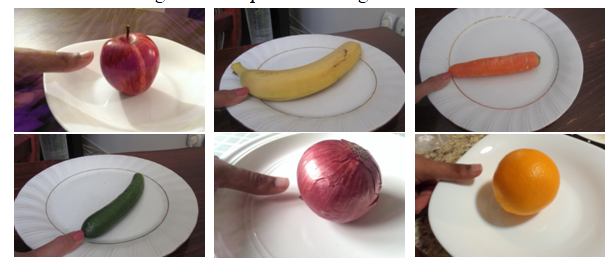
#> input picture 2.PNG, 615 x 264 px, given in place of 2.jpg, which was not available
$ python image_segment.py
#> lines starting #> are read from the running program, lines starting #| are printed output that depends on the picture; after the words box and inside, x2 and y2 are one past the last pixel; in counts of white or black regions, pixels touching at a corner belong together; pictures that were not available may be replaced by others from this repository, and a replacement may not be noted
#> further down, img1 is the input picture: shape (264, 615, 3); mean B, G, R 144.4, 150.5, 164.2
import cv2
import numpy as np
import os

def getAreaOfFood(img1):
    data=os.path.join(os.getcwd(),"images")
    if os.path.exists(data):
        print('folder exist for images at ',data)
    else:
        os.mkdir(data)
        print('folder created for images at ',data)

    cv2.imwrite('{}\\1 original image.jpg'.format(data),img1)
    img = cv2.cvtColor(img1, cv2.COLOR_BGR2GRAY)
#> img: shape (1000, 1000)
    cv2.imwrite('{}\\2 original image BGR2GRAY.jpg'.format(data),img)
    img_filt = cv2.medianBlur( img, 5)
    cv2.imwrite('{}\\3 img_filt.jpg'.format(data),img_filt)
    img_th = cv2.adaptiveThreshold(img_filt,255,cv2.ADAPTIVE_THRESH_GAUSSIAN_C,cv2.THRESH_BINARY,21,2)
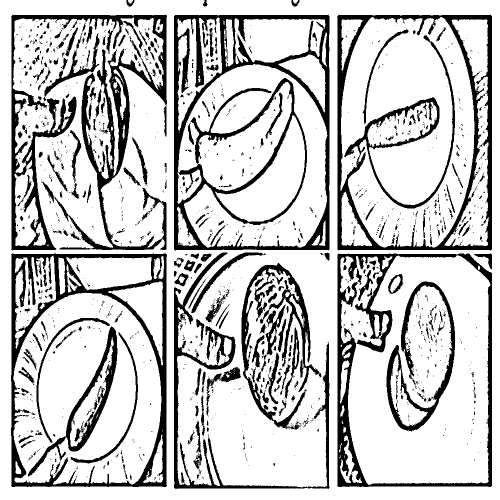
#> img_th: shape (1000, 1000) (shown at 1/2 size); 78.7% white; 1419 black regions (1120 under 20 px)
    cv2.imwrite('{}\\4 img_th.jpg'.format(data),img_th)
    contours, hierarchy = cv2.findContours(img_th, cv2.RETR_LIST, cv2.CHAIN_APPROX_SIMPLE) #make change here
#> contours = 2601 contours, 2128 with area under 20; largest, box (x1, y1, x2, y2) and area: (0, 0, 1000, 1000) 997568, (347, 28, 660, 502) 146842, (673, 28, 985, 502) 145980, (21, 506, 335, 975) 145028, (673, 506, 985, 975) 143508


	# find contours. sort. and find the biggest contour. the biggest contour corresponds to the plate and fruit.
    mask = np.zeros(img.shape, np.uint8)
    largest_areas = sorted(contours, key=cv2.contourArea)
#> largest_areas has the same summary as contours
    cv2.drawContours(mask, [largest_areas[-1]], 0, (255,255,255,255), -1)
#> mask: shape (1000, 1000); 100% white; 3 black regions, box (x1, y1, x2, y2) and area: (583, 0, 599, 13) 165, (253, 0, 269, 13) 163, (406, 0, 415, 13) 77
    cv2.imwrite('{}\\5 mask.jpg'.format(data),mask)
    img_bigcontour = cv2.bitwise_and(img1,img1,mask = mask)
    cv2.imwrite('{}\\6 img_bigcontour.jpg'.format(data),img_bigcontour)

	# convert to hsv. otsu threshold in s to remove plate
    hsv_img = cv2.cvtColor(img_bigcontour, cv2.COLOR_BGR2HSV)
#> hsv_img: shape (1000, 1000, 3); mean H, S, V 47.8, 45.6, 165.2
    cv2.imwrite('{}\\7 hsv_img.jpg'.format(data),hsv_img)
    h,s,v = cv2.split(hsv_img)
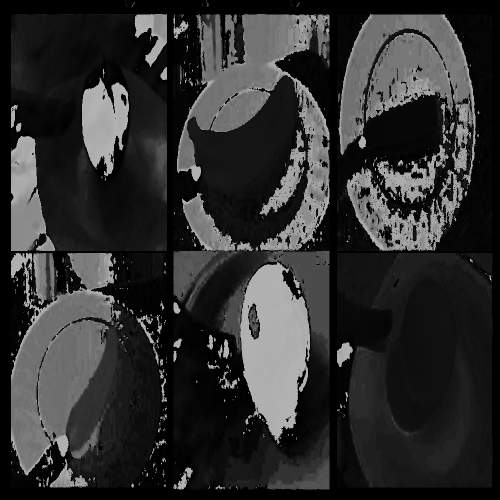
#> h: shape (1000, 1000) (shown at 1/2 size); min 0, max 179, mean 47.8
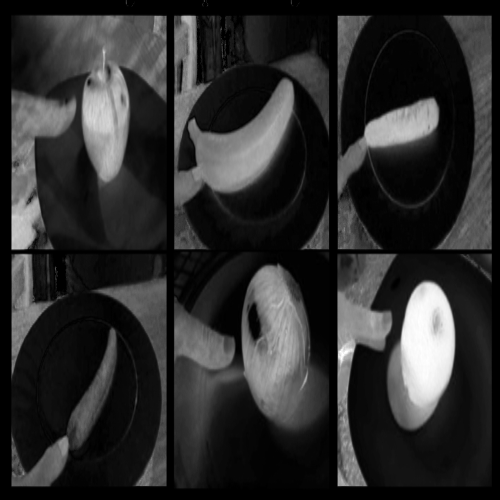
#> s: shape (1000, 1000) (shown at 1/2 size); min 0, max 255, mean 45.6
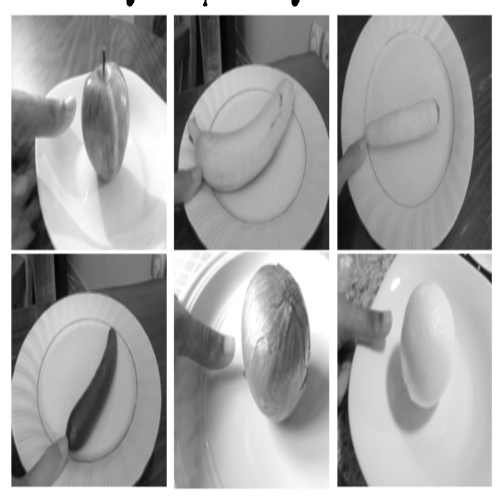
#> v: shape (1000, 1000) (shown at 1/2 size); min 0, max 255, mean 165.2
    mask_plate = cv2.inRange(hsv_img, np.array([0,0,50]), np.array([200,90,250]))
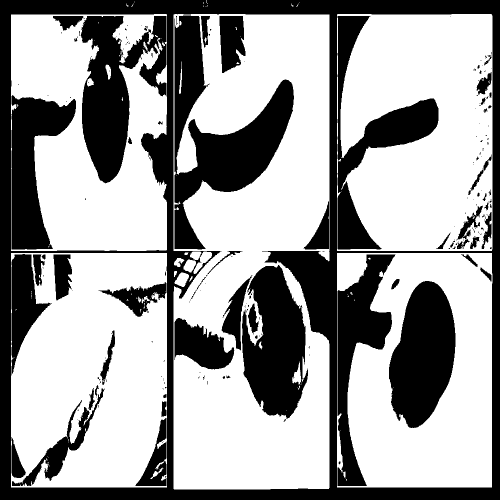
#> mask_plate: shape (1000, 1000) (shown at 1/2 size); 62.5% white; 243 black regions (182 under 20 px), largest, box (x1, y1, x2, y2) and area: (0, 0, 1000, 1000) 133439, (349, 31, 588, 499) 39590, (161, 32, 333, 367) 29237
    cv2.imwrite('{}\\8 mask_plate.jpg'.format(data),mask_plate)
    mask_not_plate = cv2.bitwise_not(mask_plate)
    cv2.imwrite('{}\\9 mask_not_plate.jpg'.format(data),mask_not_plate)
    fruit_skin = cv2.bitwise_and(img_bigcontour,img_bigcontour,mask = mask_not_plate)
    cv2.imwrite('{}\\10 fruit_skin.jpg'.format(data),fruit_skin)

	#convert to hsv to detect and remove skin pixels
    hsv_img = cv2.cvtColor(fruit_skin, cv2.COLOR_BGR2HSV)
#> hsv_img: shape (1000, 1000, 3); mean H, S, V 14.1, 30.7, 60.6
    cv2.imwrite('{}\\11 hsv_img.jpg'.format(data),hsv_img)
    skin = cv2.inRange(hsv_img, np.array([0,10,60]), np.array([10,160,255])) #Scalar(0, 10, 60), Scalar(20, 150, 255)
#> skin: shape (1000, 1000); 5% white; 319 white regions (261 under 20 px), largest, box (x1, y1, x2, y2) and area: (23, 198, 152, 300) 7646, (675, 585, 784, 700) 7213, (349, 636, 469, 739) 6506
    cv2.imwrite('{}\\12 skin.jpg'.format(data),skin)
    not_skin = cv2.bitwise_not(skin); #invert skin and black
    cv2.imwrite('{}\\13 not_skin.jpg'.format(data),not_skin)
    fruit = cv2.bitwise_and(fruit_skin,fruit_skin,mask = not_skin) #get only fruit pixels
    cv2.imwrite('{}\\14 fruit.jpg'.format(data),fruit)

    fruit_bw = cv2.cvtColor(fruit, cv2.COLOR_BGR2GRAY)
    cv2.imwrite('{}\\15 fruit_bw.jpg'.format(data),fruit_bw)
    fruit_bin = cv2.inRange(fruit_bw, 10, 255) #binary of fruit
#> fruit_bin: shape (1000, 1000); 32.3% white; 226 white regions (154 under 20 px), largest, box (x1, y1, x2, y2) and area: (0, 0, 1000, 1000) 133034, (778, 562, 911, 856) 27642, (484, 530, 611, 838) 26592
    cv2.imwrite('{}\\16 fruit_bw.jpg'.format(data),fruit_bin)

	#erode before finding contours
    kernel = cv2.getStructuringElement(cv2.MORPH_ELLIPSE,(5,5))
    erode_fruit = cv2.erode(fruit_bin,kernel,iterations = 1)
#> erode_fruit: shape (1000, 1000); 26.8% white; 104 white regions (40 under 20 px), largest, box (x1, y1, x2, y2) and area: (0, 0, 1000, 1000) 112929, (780, 564, 909, 854) 26085, (486, 533, 609, 834) 24173
    cv2.imwrite('{}\\17 erode_fruit.jpg'.format(data),erode_fruit)

	#find largest contour since that will be the fruit
    img_th = cv2.adaptiveThreshold(erode_fruit,255,cv2.ADAPTIVE_THRESH_GAUSSIAN_C,cv2.THRESH_BINARY,11,2)
#> img_th: shape (1000, 1000); 89.9% white; 54 black regions (2 under 20 px)
    cv2.imwrite('{}\\18 img_th.jpg'.format(data),img_th)
    contours, hierarchy = cv2.findContours(img_th, cv2.RETR_LIST, cv2.CHAIN_APPROX_SIMPLE)
#> contours = 187 contours, 60 with area under 20; largest, box (x1, y1, x2, y2) and area: (0, 0, 1000, 1000) 997250, (671, 25, 988, 978) 300189, (19, 25, 337, 978) 298148, (344, 25, 662, 982) 292006, (677, 31, 982, 972) 258586
    mask_fruit = np.zeros(fruit_bin.shape, np.uint8)
    largest_areas = sorted(contours, key=cv2.contourArea)
#> largest_areas has the same summary as contours
    cv2.drawContours(mask_fruit, [largest_areas[-2]], 0, (255,255,255), -1)
#> mask_fruit: shape (1000, 1000); 30.1% white; 1 white region, box (x1, y1, x2, y2) and area: (671, 25, 988, 978) 301454
    cv2.imwrite('{}\\19 mask_fruit.jpg'.format(data),mask_fruit)

	#dilate now
    kernel2 = cv2.getStructuringElement(cv2.MORPH_ELLIPSE,(5,5))
    mask_fruit2 = cv2.dilate(mask_fruit,kernel2,iterations = 1)
#> mask_fruit2: shape (1000, 1000); 30.7% white; 1 white region, box (x1, y1, x2, y2) and area: (669, 23, 990, 980) 306532
    cv2.imwrite('{}\\20 mask_fruit2.jpg'.format(data),mask_fruit2)
    fruit_final = cv2.bitwise_and(img1,img1,mask = mask_fruit2)
    cv2.imwrite('{}\\21 fruit_final.jpg'.format(data),fruit_final)

	#find area of fruit
    img_th = cv2.adaptiveThreshold(mask_fruit2,255,cv2.ADAPTIVE_THRESH_GAUSSIAN_C,cv2.THRESH_BINARY,11,2)
#> img_th: shape (1000, 1000); 98.7% white; 1 black region
    cv2.imwrite('{}\\22 img_th.jpg'.format(data),img_th)
    contours, hierarchy = cv2.findContours(img_th, cv2.RETR_LIST, cv2.CHAIN_APPROX_SIMPLE)
#> contours = 3 contours; box (x1, y1, x2, y2) and area: (0, 0, 1000, 1000) 998001, (663, 17, 996, 986) 320575, (669, 23, 990, 980) 305263
    largest_areas = sorted(contours, key=cv2.contourArea)
#> largest_areas has the same summary as contours
    fruit_contour = largest_areas[-2]
#> fruit_contour = contour of 58 points, box (x1, y1, x2, y2) (663, 17, 996, 986), area 320575
    fruit_area = cv2.contourArea(fruit_contour)
#> fruit_area = 320575


	#finding the area of skin. find area of biggest contour
    skin2 = skin - mask_fruit2
    cv2.imwrite('{}\\23 skin2.jpg'.format(data),skin2)
	#erode before finding contours
    kernel = cv2.getStructuringElement(cv2.MORPH_ELLIPSE,(5,5))
    skin_e = cv2.erode(skin2,kernel,iterations = 1)
    cv2.imwrite('{}\\24 skin_e .jpg'.format(data),skin_e )
    img_th = cv2.adaptiveThreshold(skin_e,255,cv2.ADAPTIVE_THRESH_GAUSSIAN_C,cv2.THRESH_BINARY,11,2)
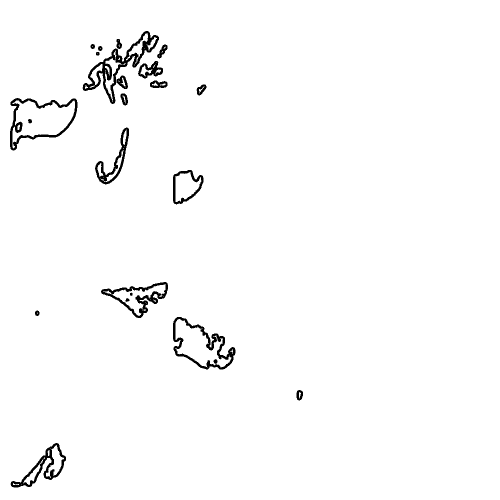
#> img_th: shape (1000, 1000) (shown at 1/2 size); 98.1% white; 21 black regions
    cv2.imwrite('{}\\25 img_th.jpg'.format(data),img_th)
    contours, hierarchy = cv2.findContours(img_th, cv2.RETR_LIST, cv2.CHAIN_APPROX_SIMPLE)
#> contours = 81 contours, 37 with area under 20; largest, box (x1, y1, x2, y2) and area: (0, 0, 1000, 1000) 998001, (19, 195, 156, 302) 9250, (345, 633, 472, 740) 7925, (164, 61, 319, 209) 6814, (25, 201, 150, 297) 6302
    mask_skin = np.zeros(skin.shape, np.uint8)
    largest_areas = sorted(contours, key=cv2.contourArea)
#> largest_areas has the same summary as contours
    cv2.drawContours(mask_skin, [largest_areas[-2]], 0, (255,255,255), -1)
#> mask_skin: shape (1000, 1000); 0.95% white; 1 white region, box (x1, y1, x2, y2) and area: (19, 195, 156, 302) 9466
    cv2.imwrite('{}\\26 mask_skin.jpg'.format(data),mask_skin)


    skin_rect = cv2.minAreaRect(largest_areas[-2])
#> skin_rect = ((86.91, 248.5), (106.1, 135.6), -89.5)
    box = cv2.boxPoints(skin_rect)
#> box = [[154.2, 302.1], [18.66, 300.9], [19.59, 194.9], [155.2, 196]]
    box = np.int0(box)
#> box = [[154, 302], [18, 300], [19, 194], [155, 196]]
    mask_skin2 = np.zeros(skin.shape, np.uint8)
    cv2.drawContours(mask_skin2,[box],0,(255,255,255), -1)
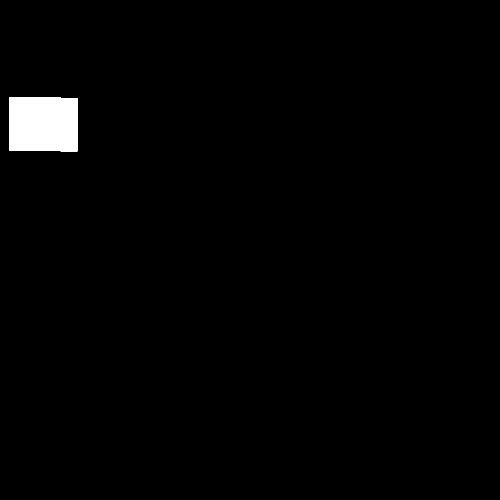
#> mask_skin2: shape (1000, 1000) (shown at 1/2 size); 1.5% white; 1 white region, box (x1, y1, x2, y2) and area: (18, 194, 156, 303) 14661
    cv2.imwrite('{}\\27 mask_skin2.jpg'.format(data),mask_skin2)

    pix_height = max(skin_rect[1])
#> pix_height = 135.6
    pix_to_cm_multiplier = 5.0/pix_height
#> pix_to_cm_multiplier = 0.0369
    skin_area = cv2.contourArea(box)
#> skin_area = 14418


    return fruit_area,fruit_bin ,fruit_final,skin_area, fruit_contour, pix_to_cm_multiplier


if __name__ == '__main__':
    img1 = cv2.imread(r"C:\Users\piya\Desktop\model2\Orange\2.jpg")
    img = cv2.resize(img1,(1000,1000))
    area, bin_fruit, img_fruit, skin_area, fruit_contour, pix_to_cm_multiplier = getAreaOfFood(img)
#> area = 320575; skin_area = 14418; pix_to_cm_multiplier = 0.0369
    cv2.imshow('img',img_fruit)
    cv2.waitKey(0)
    cv2.destroyAllWindows()

$ run again, with 1.jpg saved as 2.PNG
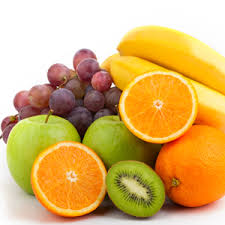
#> input picture 1.jpg, 225 x 225 px, given in place of 2.jpg, which was not available
#> img1 is the input picture: shape (225, 225, 3); mean B, G, R 107.7, 178.4, 216.8
#> in getAreaOfFood, `img_th = cv2.adaptiveThreshold(img_filt,255,cv2.ADAPTIVE_THRESH_GAUSSI..`:
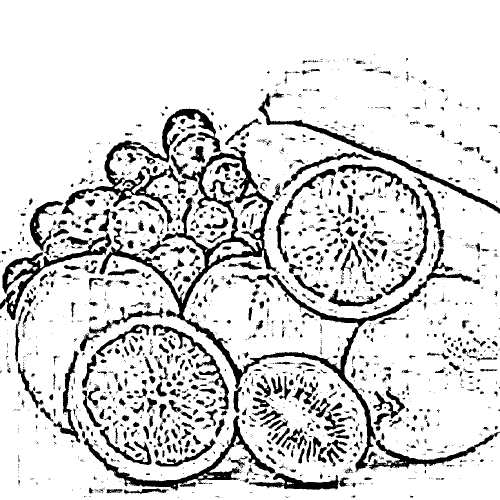
#> img_th: shape (1000, 1000) (shown at 1/2 size); 85% white; 1852 black regions (1173 under 20 px)
#> in getAreaOfFood, `contours, hierarchy = cv2.findContours(img_th, cv2.RETR_LIST, cv2.CHAI..`: contours = 3477 contours, 2629 with area under 20; largest, box (x1, y1, x2, y2) and area: (0, 0, 1000, 1000) 981596, (198, 292, 961, 945) 41116, (122, 216, 433, 464) 10392, (404, 315, 535, 503) 9727, (167, 830, 552, 982) 7630
#> in getAreaOfFood, `largest_areas = sorted(contours, key=cv2.contourArea)`: largest_areas has the same summary as contours
#> mask: shape (1000, 1000); 98.5% white; 12 black regions (9 under 20 px), largest, box (x1, y1, x2, y2) and area: (0, 466, 223, 640) 6314, (516, 186, 1000, 427) 5278, (738, 863, 1000, 939) 3273
#> mask_plate: shape (1000, 1000); 11.4% white; 140 white regions (66 under 20 px), largest, box (x1, y1, x2, y2) and area: (0, 565, 1000, 1000) 72513, (0, 212, 447, 607) 14364, (220, 352, 411, 555) 13221
#> skin: shape (1000, 1000); 3.2% white; 177 white regions (128 under 20 px), largest, box (x1, y1, x2, y2) and area: (107, 380, 252, 481) 6162, (404, 364, 538, 494) 4369, (200, 934, 497, 988) 3360
#> fruit_bin: shape (1000, 1000); 83.9% white; 190 black regions (124 under 20 px), largest, box (x1, y1, x2, y2) and area: (0, 212, 1000, 1000) 140171, (404, 364, 538, 535) 7462, (515, 180, 1000, 427) 5442
#> erode_fruit: shape (1000, 1000); 80.8% white; 112 black regions (23 under 20 px), largest, box (x1, y1, x2, y2) and area: (0, 210, 1000, 1000) 168961, (513, 170, 1000, 429) 8075, (548, 797, 649, 876) 2928
#> in getAreaOfFood, `contours, hierarchy = cv2.findContours(img_th, cv2.RETR_LIST, cv2.CHAI..`: contours = 233 contours, 63 with area under 20; largest, box (x1, y1, x2, y2) and area: (0, 0, 1000, 980) 805590, (0, 215, 1000, 1000) 138797, (204, 283, 303, 402) 6240, (106, 429, 221, 512) 4480, (452, 368, 535, 462) 3667
#> in getAreaOfFood, `largest_areas = sorted(contours, key=cv2.contourArea)`: largest_areas has the same summary as contours
#> mask_fruit: shape (1000, 1000); 14.1% white; 1 white region, box (x1, y1, x2, y2) and area: (0, 215, 1000, 1000) 141451
#> mask_fruit2: shape (1000, 1000); 15% white; 1 white region, box (x1, y1, x2, y2) and area: (0, 213, 1000, 1000) 150463
#> in getAreaOfFood, `contours, hierarchy = cv2.findContours(img_th, cv2.RETR_LIST, cv2.CHAI..`: contours = 9 contours, 2 with area under 20; largest, box (x1, y1, x2, y2) and area: (0, 0, 1000, 978) 823949, (0, 213, 1000, 1000) 147826, (0, 968, 47, 1000) 676, (0, 627, 20, 693) 526, (317, 320, 344, 348) 378, (974, 977, 1000, 1000) 268, (0, 941, 5, 960) 44
#> in getAreaOfFood, `largest_areas = sorted(contours, key=cv2.contourArea)`: largest_areas has the same summary as contours
#> in getAreaOfFood, `fruit_contour = largest_areas[-2]`: fruit_contour = contour of 2136 points, box (x1, y1, x2, y2) (0, 213, 1000, 1000), area 147826
#> fruit_area = 147825.5
#> in getAreaOfFood, `contours, hierarchy = cv2.findContours(img_th, cv2.RETR_LIST, cv2.CHAI..`: contours = 36 contours, 11 with area under 20; largest, box (x1, y1, x2, y2) and area: (0, 0, 1000, 1000) 998001, (446, 387, 539, 466) 3942, (452, 392, 534, 460) 1764, (402, 455, 466, 498) 1740, (466, 318, 493, 375) 936
#> in getAreaOfFood, `largest_areas = sorted(contours, key=cv2.contourArea)`: largest_areas has the same summary as contours
#> mask_skin: shape (1000, 1000); 0.41% white; 1 white region, box (x1, y1, x2, y2) and area: (446, 387, 539, 466) 4105
#> skin_rect = ((497.1, 428.2), (89.46, 72.72), -27.12)
#> in getAreaOfFood, `box = cv2.boxPoints(skin_rect)`: box = [[473.9, 481], [440.7, 416.2], [520.3, 375.5], [553.5, 440.2]]
#> in getAreaOfFood, `box = np.int0(box)`: box = [[473, 480], [440, 416], [520, 375], [553, 440]]
#> in getAreaOfFood, `cv2.drawContours(mask_skin2,[box],0,(255,255,255), -1)`:
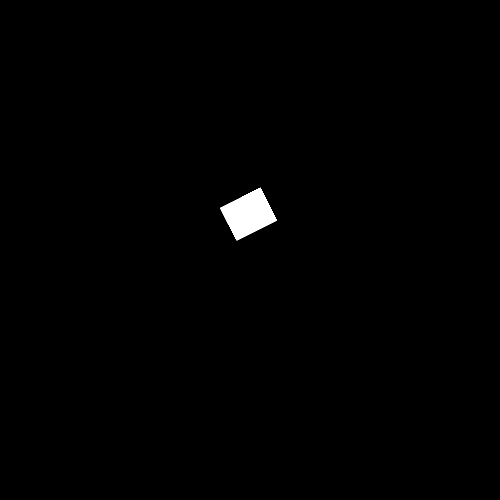
#> mask_skin2: shape (1000, 1000) (shown at 1/2 size); 0.67% white; 1 white region, box (x1, y1, x2, y2) and area: (440, 375, 554, 481) 6662
#> pix_height = 89.46
#> in getAreaOfFood, `pix_to_cm_multiplier = 5.0/pix_height`: pix_to_cm_multiplier = 0.0559
#> in getAreaOfFood, `skin_area = cv2.contourArea(box)`: skin_area = 6496.5
#> `area, bin_fruit, img_fruit, skin_area, fruit_contour, pix_to_cm_multip..`: area = 147825.5; skin_area = 6496.5; pix_to_cm_multiplier = 0.0559
